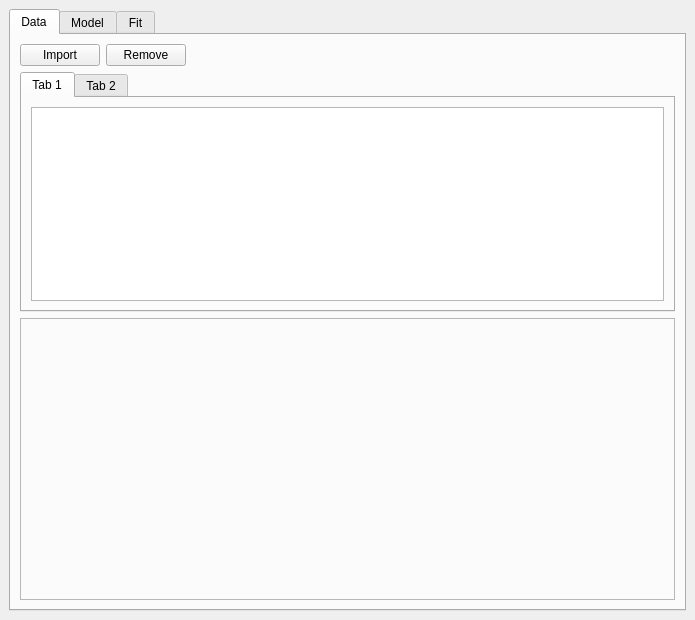
<?xml version="1.0" encoding="UTF-8"?>
<ui version="4.0">
 <class>MainWindow</class>
 <widget class="QMainWindow" name="MainWindow">
  <property name="geometry">
   <rect>
    <x>0</x>
    <y>0</y>
    <width>695</width>
    <height>620</height>
   </rect>
  </property>
  <property name="windowTitle">
   <string>Arbiter</string>
  </property>
  <widget class="QWidget" name="centralwidget">
   <property name="sizePolicy">
    <sizepolicy hsizetype="Expanding" vsizetype="Expanding">
     <horstretch>0</horstretch>
     <verstretch>0</verstretch>
    </sizepolicy>
   </property>
   <layout class="QVBoxLayout" name="verticalLayout">
    <item>
     <widget class="QTabWidget" name="tabs_main">
      <property name="minimumSize">
       <size>
        <width>0</width>
        <height>0</height>
       </size>
      </property>
      <property name="currentIndex">
       <number>0</number>
      </property>
      <widget class="QWidget" name="tab_data">
       <property name="sizePolicy">
        <sizepolicy hsizetype="Maximum" vsizetype="Expanding">
         <horstretch>0</horstretch>
         <verstretch>0</verstretch>
        </sizepolicy>
       </property>
       <attribute name="title">
        <string>Data</string>
       </attribute>
       <layout class="QVBoxLayout" name="verticalLayout_3">
        <item>
         <layout class="QVBoxLayout" name="verticalLayout_2">
          <property name="sizeConstraint">
           <enum>QLayout::SetNoConstraint</enum>
          </property>
          <item>
           <layout class="QHBoxLayout" name="horizontalLayout">
            <item>
             <widget class="QPushButton" name="button_import">
              <property name="text">
               <string>Import</string>
              </property>
             </widget>
            </item>
            <item>
             <widget class="QPushButton" name="button_remove">
              <property name="text">
               <string>Remove</string>
              </property>
             </widget>
            </item>
            <item>
             <spacer name="horizontalSpacer">
              <property name="orientation">
               <enum>Qt::Horizontal</enum>
              </property>
              <property name="sizeHint" stdset="0">
               <size>
                <width>40</width>
                <height>20</height>
               </size>
              </property>
             </spacer>
            </item>
           </layout>
          </item>
          <item>
           <widget class="QTabWidget" name="tabs_data">
            <property name="sizePolicy">
             <sizepolicy hsizetype="Expanding" vsizetype="Fixed">
              <horstretch>0</horstretch>
              <verstretch>0</verstretch>
             </sizepolicy>
            </property>
            <property name="minimumSize">
             <size>
              <width>0</width>
              <height>200</height>
             </size>
            </property>
            <property name="currentIndex">
             <number>0</number>
            </property>
            <widget class="QWidget" name="tab_data_template">
             <attribute name="title">
              <string>Tab 1</string>
             </attribute>
             <layout class="QHBoxLayout" name="horizontalLayout_2">
              <item>
               <widget class="DataTableWidget" name="tableWidget">
                <property name="sizePolicy">
                 <sizepolicy hsizetype="Expanding" vsizetype="MinimumExpanding">
                  <horstretch>0</horstretch>
                  <verstretch>0</verstretch>
                 </sizepolicy>
                </property>
                <property name="minimumSize">
                 <size>
                  <width>0</width>
                  <height>100</height>
                 </size>
                </property>
               </widget>
              </item>
             </layout>
            </widget>
            <widget class="QWidget" name="tab_3">
             <attribute name="title">
              <string>Tab 2</string>
             </attribute>
            </widget>
           </widget>
          </item>
          <item>
           <widget class="QFrame" name="frame">
            <property name="frameShape">
             <enum>QFrame::StyledPanel</enum>
            </property>
            <property name="frameShadow">
             <enum>QFrame::Raised</enum>
            </property>
            <widget class="MatplotlibWidget" name="plot_data" native="true">
             <property name="geometry">
              <rect>
               <x>9</x>
               <y>9</y>
               <width>631</width>
               <height>291</height>
              </rect>
             </property>
            </widget>
           </widget>
          </item>
         </layout>
        </item>
       </layout>
      </widget>
      <widget class="QWidget" name="tab_model">
       <attribute name="title">
        <string>Model</string>
       </attribute>
      </widget>
      <widget class="QWidget" name="tab">
       <attribute name="title">
        <string>Fit</string>
       </attribute>
      </widget>
     </widget>
    </item>
   </layout>
  </widget>
 </widget>
 <customwidgets>
  <customwidget>
   <class>MatplotlibWidget</class>
   <extends>QWidget</extends>
   <header location="global">custom_widgets</header>
   <container>1</container>
  </customwidget>
  <customwidget>
   <class>DataTableWidget</class>
   <extends>QTableWidget</extends>
   <header location="global">custom_widgets</header>
  </customwidget>
 </customwidgets>
 <resources/>
 <connections/>
</ui>
